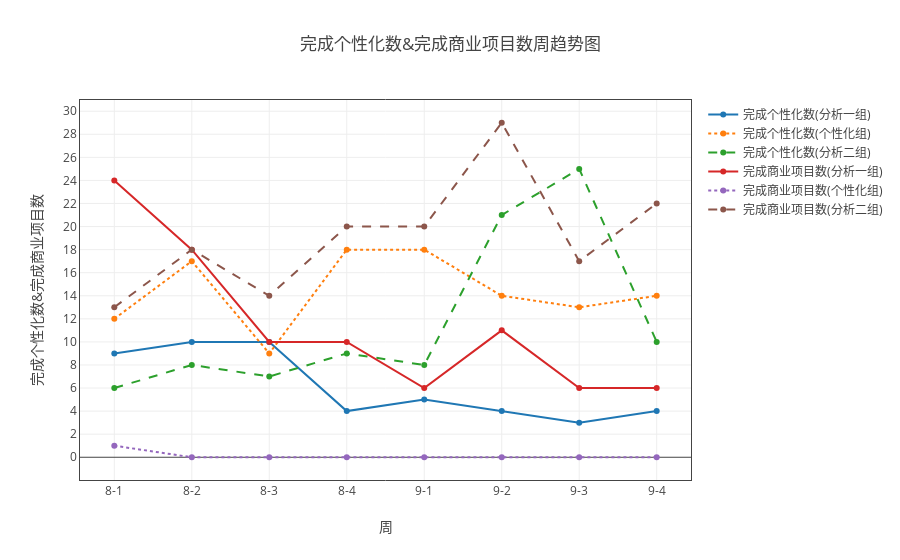

Notebook code for this chart:
### Markdown cell above
### 各组完成组成比例展示

### Code cell
ss = myModule.format(all_df1 ,"日期（格式“月-周次”）" ,['完成商业项目数','完成个性化数'])
ss.add_group('组别')
myModule.myPlot(ss.groupby('sum')).plot('line')
ss = myModule.format(all_df1 ,"month" ,['完成商业项目数','完成个性化数'])
ss.add_group('组别')
myModule.myPlot(ss.groupby('sum')).plot('line',"月")

### Figure 1 — Plotly figure (JSON) as saved in the notebook; plotly's stock layout.template omitted (floating-point values rounded to 4 significant figures)
{"data": [{"line": {"dash": "solid"}, "name": "完成个性化数(分析一组)", "type": "scatter", "uid": "bafe499e-cae5-11e8-aa50-a81e84e6c740", "x": ["8-1", "8-2", "8-3", "8-4", "9-1", "9-2", "9-3", "9-4"], "y": [9, 10, 10, 4, 5, 4, 3, 4]}, {"line": {"dash": "dot"}, "name": "完成个性化数(个性化组)", "type": "scatter", "uid": "bafe4f52-cae5-11e8-aa50-a81e84e6c740", "x": ["8-1", "8-2", "8-3", "8-4", "9-1", "9-2", "9-3", "9-4"], "y": [12, 17, 9, 18, 18, 14, 13, 14]}, {"line": {"dash": "dash"}, "name": "完成个性化数(分析二组)", "type": "scatter", "uid": "bafe5394-cae5-11e8-aa50-a81e84e6c740", "x": ["8-1", "8-2", "8-3", "8-4", "9-1", "9-2", "9-3", "9-4"], "y": [6, 8, 7, 9, 8, 21, 25, 10]}, {"line": {"dash": "solid"}, "name": "完成商业项目数(分析一组)", "type": "scatter", "uid": "bafe575e-cae5-11e8-aa50-a81e84e6c740", "x": ["8-1", "8-2", "8-3", "8-4", "9-1", "9-2", "9-3", "9-4"], "y": [24, 18, 10, 10, 6, 11, 6, 6]}, {"line": {"dash": "dot"}, "name": "完成商业项目数(个性化组)", "type": "scatter", "uid": "bafe5af6-cae5-11e8-aa50-a81e84e6c740", "x": ["8-1", "8-2", "8-3", "8-4", "9-1", "9-2", "9-3", "9-4"], "y": [1, 0, 0, 0, 0, 0, 0, 0]}, {"line": {"dash": "dash"}, "name": "完成商业项目数(分析二组)", "type": "scatter", "uid": "bafe5e7a-cae5-11e8-aa50-a81e84e6c740", "x": ["8-1", "8-2", "8-3", "8-4", "9-1", "9-2", "9-3", "9-4"], "y": [13, 18, 14, 20, 20, 29, 17, 22]}], "layout": {"title": "完成个性化数&完成商业项目数周趋势图", "xaxis": {"mirror": "all", "nticks": 20, "showgrid": true, "showline": true, "title": "周", "zeroline": true}, "yaxis": {"mirror": "all", "nticks": 20, "showgrid": true, "showline": true, "title": "完成个性化数&完成商业项目数", "zeroline": true}}}
